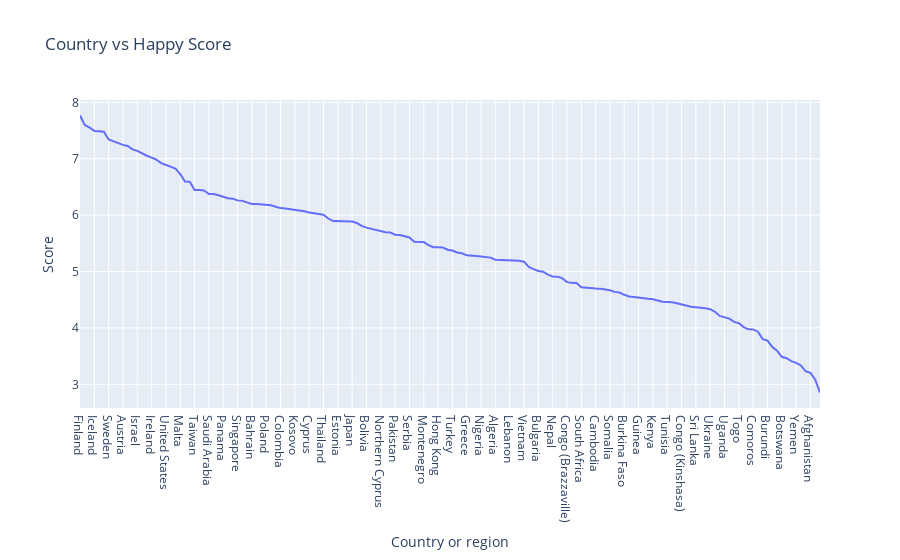

Here is the notebook cell this chart was saved with:
### Code cell
fig = px.line(country, x="Country or region", y="Score", title='Country vs Happy Score')
fig.show()

### Figure 1 — Plotly figure (JSON) as saved in the notebook; plotly's stock layout.template omitted (floating-point values rounded to 4 significant figures; data arrays with more than 128 entries replaced by an {"elided": "..."} marker saying what was removed)
{"data": [{"hovertemplate": "Country or region=%{x}<br>Score=%{y}<extra></extra>", "legendgroup": "", "line": {"color": "#636efa", "dash": "solid"}, "mode": "lines", "name": "", "showlegend": false, "type": "scatter", "x": {"elided": "156 str values"}, "xaxis": "x", "y": {"elided": "156 float values"}, "yaxis": "y"}], "layout": {"legend": {"tracegroupgap": 0}, "title": {"text": "Country vs Happy Score"}, "xaxis": {"anchor": "y", "domain": [0, 1], "title": {"text": "Country or region"}}, "yaxis": {"anchor": "x", "domain": [0, 1], "title": {"text": "Score"}}}}
